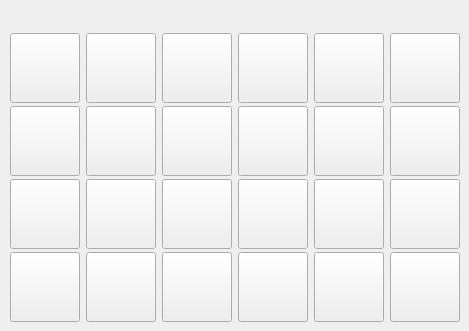
    <widget class="QWidget" name="j5_page">
     <property name="enabled">
      <bool>true</bool>
     </property>
     <widget class="QPushButton" name="j5_01_pushButton">
      <property name="geometry">
       <rect>
        <x>10</x>
        <y>33</y>
        <width>70</width>
        <height>70</height>
       </rect>
      </property>
      <property name="minimumSize">
       <size>
        <width>70</width>
        <height>70</height>
       </size>
      </property>
      <property name="maximumSize">
       <size>
        <width>70</width>
        <height>70</height>
       </size>
      </property>
      <property name="font">
       <font>
        <pointsize>40</pointsize>
       </font>
      </property>
      <property name="text">
       <string/>
      </property>
     </widget>
     <widget class="QPushButton" name="j5_02_pushButton">
      <property name="geometry">
       <rect>
        <x>86</x>
        <y>33</y>
        <width>70</width>
        <height>70</height>
       </rect>
      </property>
      <property name="minimumSize">
       <size>
        <width>70</width>
        <height>70</height>
       </size>
      </property>
      <property name="maximumSize">
       <size>
        <width>70</width>
        <height>70</height>
       </size>
      </property>
      <property name="font">
       <font>
        <pointsize>40</pointsize>
       </font>
      </property>
      <property name="text">
       <string/>
      </property>
     </widget>
     <widget class="QPushButton" name="j5_03_pushButton">
      <property name="geometry">
       <rect>
        <x>162</x>
        <y>33</y>
        <width>70</width>
        <height>70</height>
       </rect>
      </property>
      <property name="minimumSize">
       <size>
        <width>70</width>
        <height>70</height>
       </size>
      </property>
      <property name="maximumSize">
       <size>
        <width>70</width>
        <height>70</height>
       </size>
      </property>
      <property name="font">
       <font>
        <pointsize>40</pointsize>
       </font>
      </property>
      <property name="text">
       <string/>
      </property>
     </widget>
     <widget class="QPushButton" name="j5_04_pushButton">
      <property name="geometry">
       <rect>
        <x>238</x>
        <y>33</y>
        <width>70</width>
        <height>70</height>
       </rect>
      </property>
      <property name="minimumSize">
       <size>
        <width>70</width>
        <height>70</height>
       </size>
      </property>
      <property name="maximumSize">
       <size>
        <width>70</width>
        <height>70</height>
       </size>
      </property>
      <property name="font">
       <font>
        <pointsize>40</pointsize>
       </font>
      </property>
      <property name="text">
       <string/>
      </property>
     </widget>
     <widget class="QPushButton" name="j5_05_pushButton">
      <property name="geometry">
       <rect>
        <x>314</x>
        <y>33</y>
        <width>70</width>
        <height>70</height>
       </rect>
      </property>
      <property name="minimumSize">
       <size>
        <width>70</width>
        <height>70</height>
       </size>
      </property>
      <property name="maximumSize">
       <size>
        <width>70</width>
        <height>70</height>
       </size>
      </property>
      <property name="font">
       <font>
        <pointsize>40</pointsize>
       </font>
      </property>
      <property name="text">
       <string/>
      </property>
     </widget>
     <widget class="QPushButton" name="j5_07_pushButton">
      <property name="geometry">
       <rect>
        <x>10</x>
        <y>106</y>
        <width>70</width>
        <height>70</height>
       </rect>
      </property>
      <property name="minimumSize">
       <size>
        <width>70</width>
        <height>70</height>
       </size>
      </property>
      <property name="maximumSize">
       <size>
        <width>70</width>
        <height>70</height>
       </size>
      </property>
      <property name="font">
       <font>
        <pointsize>40</pointsize>
       </font>
      </property>
      <property name="text">
       <string/>
      </property>
     </widget>
     <widget class="QPushButton" name="j5_09_pushButton">
      <property name="geometry">
       <rect>
        <x>162</x>
        <y>106</y>
        <width>70</width>
        <height>70</height>
       </rect>
      </property>
      <property name="minimumSize">
       <size>
        <width>70</width>
        <height>70</height>
       </size>
      </property>
      <property name="maximumSize">
       <size>
        <width>70</width>
        <height>70</height>
       </size>
      </property>
      <property name="font">
       <font>
        <pointsize>40</pointsize>
       </font>
      </property>
      <property name="text">
       <string/>
      </property>
     </widget>
     <widget class="QPushButton" name="j5_11_pushButton">
      <property name="geometry">
       <rect>
        <x>314</x>
        <y>106</y>
        <width>70</width>
        <height>70</height>
       </rect>
      </property>
      <property name="minimumSize">
       <size>
        <width>70</width>
        <height>70</height>
       </size>
      </property>
      <property name="maximumSize">
       <size>
        <width>70</width>
        <height>70</height>
       </size>
      </property>
      <property name="font">
       <font>
        <pointsize>40</pointsize>
       </font>
      </property>
      <property name="text">
       <string/>
      </property>
     </widget>
     <widget class="QPushButton" name="j5_08_pushButton">
      <property name="geometry">
       <rect>
        <x>86</x>
        <y>106</y>
        <width>70</width>
        <height>70</height>
       </rect>
      </property>
      <property name="minimumSize">
       <size>
        <width>70</width>
        <height>70</height>
       </size>
      </property>
      <property name="maximumSize">
       <size>
        <width>70</width>
        <height>70</height>
       </size>
      </property>
      <property name="font">
       <font>
        <pointsize>40</pointsize>
       </font>
      </property>
      <property name="text">
       <string/>
      </property>
     </widget>
     <widget class="QPushButton" name="j5_10_pushButton">
      <property name="geometry">
       <rect>
        <x>238</x>
        <y>106</y>
        <width>70</width>
        <height>70</height>
       </rect>
      </property>
      <property name="minimumSize">
       <size>
        <width>70</width>
        <height>70</height>
       </size>
      </property>
      <property name="maximumSize">
       <size>
        <width>70</width>
        <height>70</height>
       </size>
      </property>
      <property name="font">
       <font>
        <pointsize>40</pointsize>
       </font>
      </property>
      <property name="text">
       <string/>
      </property>
     </widget>
     <widget class="QPushButton" name="j5_13_pushButton">
      <property name="geometry">
       <rect>
        <x>10</x>
        <y>179</y>
        <width>70</width>
        <height>70</height>
       </rect>
      </property>
      <property name="minimumSize">
       <size>
        <width>70</width>
        <height>70</height>
       </size>
      </property>
      <property name="maximumSize">
       <size>
        <width>70</width>
        <height>70</height>
       </size>
      </property>
      <property name="font">
       <font>
        <pointsize>40</pointsize>
       </font>
      </property>
      <property name="text">
       <string/>
      </property>
     </widget>
     <widget class="QPushButton" name="j5_15_pushButton">
      <property name="geometry">
       <rect>
        <x>162</x>
        <y>179</y>
        <width>70</width>
        <height>70</height>
       </rect>
      </property>
      <property name="minimumSize">
       <size>
        <width>70</width>
        <height>70</height>
       </size>
      </property>
      <property name="maximumSize">
       <size>
        <width>70</width>
        <height>70</height>
       </size>
      </property>
      <property name="font">
       <font>
        <pointsize>40</pointsize>
       </font>
      </property>
      <property name="text">
       <string/>
      </property>
     </widget>
     <widget class="QPushButton" name="j5_17_pushButton">
      <property name="geometry">
       <rect>
        <x>314</x>
        <y>179</y>
        <width>70</width>
        <height>70</height>
       </rect>
      </property>
      <property name="minimumSize">
       <size>
        <width>70</width>
        <height>70</height>
       </size>
      </property>
      <property name="maximumSize">
       <size>
        <width>70</width>
        <height>70</height>
       </size>
      </property>
      <property name="font">
       <font>
        <pointsize>40</pointsize>
       </font>
      </property>
      <property name="text">
       <string/>
      </property>
     </widget>
     <widget class="QPushButton" name="j5_14_pushButton">
      <property name="geometry">
       <rect>
        <x>86</x>
        <y>179</y>
        <width>70</width>
        <height>70</height>
       </rect>
      </property>
      <property name="minimumSize">
       <size>
        <width>70</width>
        <height>70</height>
       </size>
      </property>
      <property name="maximumSize">
       <size>
        <width>70</width>
        <height>70</height>
       </size>
      </property>
      <property name="font">
       <font>
        <pointsize>40</pointsize>
       </font>
      </property>
      <property name="text">
       <string/>
      </property>
     </widget>
     <widget class="QPushButton" name="j5_16_pushButton">
      <property name="geometry">
       <rect>
        <x>238</x>
        <y>179</y>
        <width>70</width>
        <height>70</height>
       </rect>
      </property>
      <property name="minimumSize">
       <size>
        <width>70</width>
        <height>70</height>
       </size>
      </property>
      <property name="maximumSize">
       <size>
        <width>70</width>
        <height>70</height>
       </size>
      </property>
      <property name="font">
       <font>
        <pointsize>40</pointsize>
       </font>
      </property>
      <property name="text">
       <string/>
      </property>
     </widget>
     <widget class="QPushButton" name="j5_19_pushButton">
      <property name="geometry">
       <rect>
        <x>10</x>
        <y>252</y>
        <width>70</width>
        <height>70</height>
       </rect>
      </property>
      <property name="minimumSize">
       <size>
        <width>70</width>
        <height>70</height>
       </size>
      </property>
      <property name="maximumSize">
       <size>
        <width>70</width>
        <height>70</height>
       </size>
      </property>
      <property name="font">
       <font>
        <pointsize>40</pointsize>
       </font>
      </property>
      <property name="text">
       <string/>
      </property>
     </widget>
     <widget class="QPushButton" name="j5_21_pushButton">
      <property name="geometry">
       <rect>
        <x>162</x>
        <y>252</y>
        <width>70</width>
        <height>70</height>
       </rect>
      </property>
      <property name="minimumSize">
       <size>
        <width>70</width>
        <height>70</height>
       </size>
      </property>
      <property name="maximumSize">
       <size>
        <width>70</width>
        <height>70</height>
       </size>
      </property>
      <property name="font">
       <font>
        <pointsize>40</pointsize>
       </font>
      </property>
      <property name="text">
       <string/>
      </property>
     </widget>
     <widget class="QPushButton" name="j5_23_pushButton">
      <property name="geometry">
       <rect>
        <x>314</x>
        <y>252</y>
        <width>70</width>
        <height>70</height>
       </rect>
      </property>
      <property name="minimumSize">
       <size>
        <width>70</width>
        <height>70</height>
       </size>
      </property>
      <property name="maximumSize">
       <size>
        <width>70</width>
        <height>70</height>
       </size>
      </property>
      <property name="font">
       <font>
        <pointsize>40</pointsize>
       </font>
      </property>
      <property name="text">
       <string/>
      </property>
     </widget>
     <widget class="QPushButton" name="j5_20_pushButton">
      <property name="geometry">
       <rect>
        <x>86</x>
        <y>252</y>
        <width>70</width>
        <height>70</height>
       </rect>
      </property>
      <property name="minimumSize">
       <size>
        <width>70</width>
        <height>70</height>
       </size>
      </property>
      <property name="maximumSize">
       <size>
        <width>70</width>
        <height>70</height>
       </size>
      </property>
      <property name="font">
       <font>
        <pointsize>40</pointsize>
       </font>
      </property>
      <property name="text">
       <string/>
      </property>
     </widget>
     <widget class="QPushButton" name="j5_22_pushButton">
      <property name="geometry">
       <rect>
        <x>238</x>
        <y>252</y>
        <width>70</width>
        <height>70</height>
       </rect>
      </property>
      <property name="minimumSize">
       <size>
        <width>70</width>
        <height>70</height>
       </size>
      </property>
      <property name="maximumSize">
       <size>
        <width>70</width>
        <height>70</height>
       </size>
      </property>
      <property name="font">
       <font>
        <pointsize>40</pointsize>
       </font>
      </property>
      <property name="text">
       <string/>
      </property>
     </widget>
     <widget class="QPushButton" name="j5_18_pushButton">
      <property name="geometry">
       <rect>
        <x>390</x>
        <y>179</y>
        <width>70</width>
        <height>70</height>
       </rect>
      </property>
      <property name="minimumSize">
       <size>
        <width>70</width>
        <height>70</height>
       </size>
      </property>
      <property name="maximumSize">
       <size>
        <width>70</width>
        <height>70</height>
       </size>
      </property>
      <property name="font">
       <font>
        <pointsize>40</pointsize>
       </font>
      </property>
      <property name="text">
       <string/>
      </property>
     </widget>
     <widget class="QPushButton" name="j5_24_pushButton">
      <property name="geometry">
       <rect>
        <x>390</x>
        <y>252</y>
        <width>70</width>
        <height>70</height>
       </rect>
      </property>
      <property name="minimumSize">
       <size>
        <width>70</width>
        <height>70</height>
       </size>
      </property>
      <property name="maximumSize">
       <size>
        <width>70</width>
        <height>70</height>
       </size>
      </property>
      <property name="font">
       <font>
        <pointsize>40</pointsize>
       </font>
      </property>
      <property name="text">
       <string/>
      </property>
     </widget>
     <widget class="QPushButton" name="j5_12_pushButton">
      <property name="geometry">
       <rect>
        <x>390</x>
        <y>106</y>
        <width>70</width>
        <height>70</height>
       </rect>
      </property>
      <property name="minimumSize">
       <size>
        <width>70</width>
        <height>70</height>
       </size>
      </property>
      <property name="maximumSize">
       <size>
        <width>70</width>
        <height>70</height>
       </size>
      </property>
      <property name="font">
       <font>
        <pointsize>40</pointsize>
       </font>
      </property>
      <property name="text">
       <string/>
      </property>
     </widget>
     <widget class="QPushButton" name="j5_06_pushButton">
      <property name="geometry">
       <rect>
        <x>390</x>
        <y>33</y>
        <width>70</width>
        <height>70</height>
       </rect>
      </property>
      <property name="minimumSize">
       <size>
        <width>70</width>
        <height>70</height>
       </size>
      </property>
      <property name="maximumSize">
       <size>
        <width>70</width>
        <height>70</height>
       </size>
      </property>
      <property name="font">
       <font>
        <pointsize>40</pointsize>
       </font>
      </property>
      <property name="text">
       <string/>
      </property>
      <property name="checkable">
       <bool>false</bool>
      </property>
     </widget>
    </widget>
